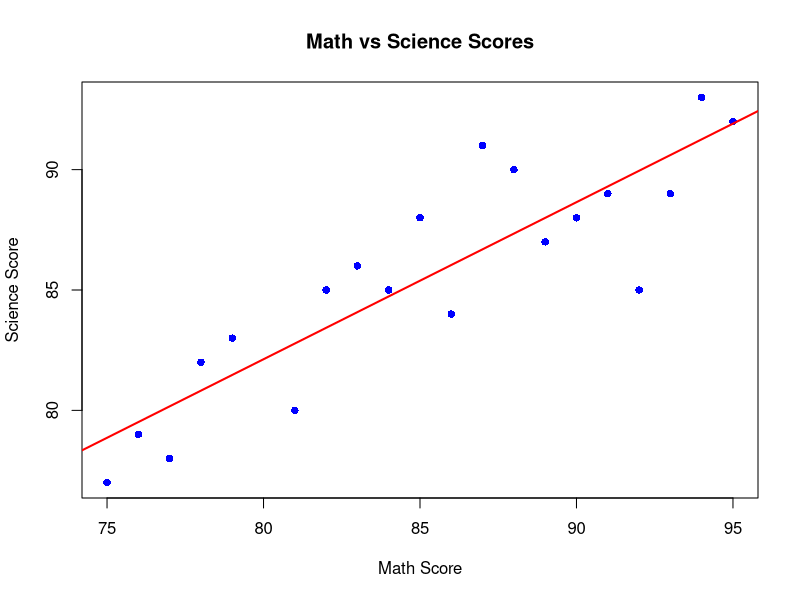
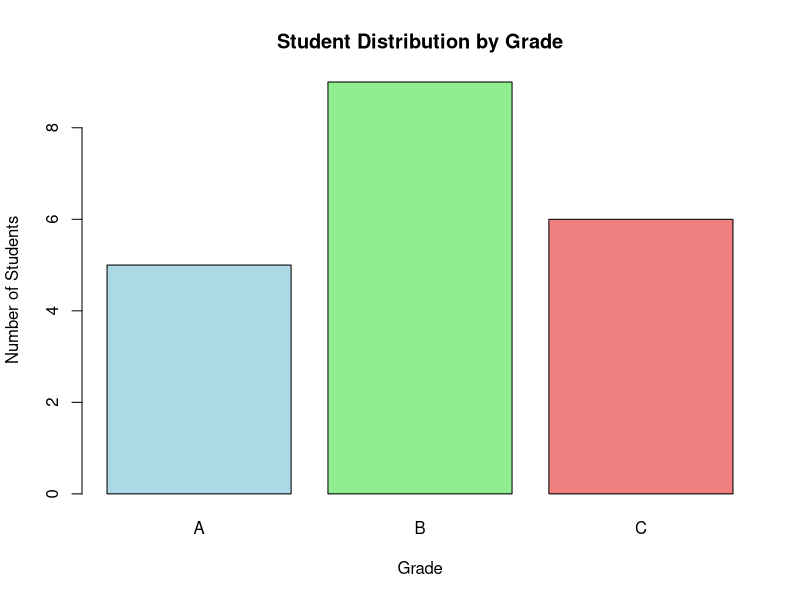
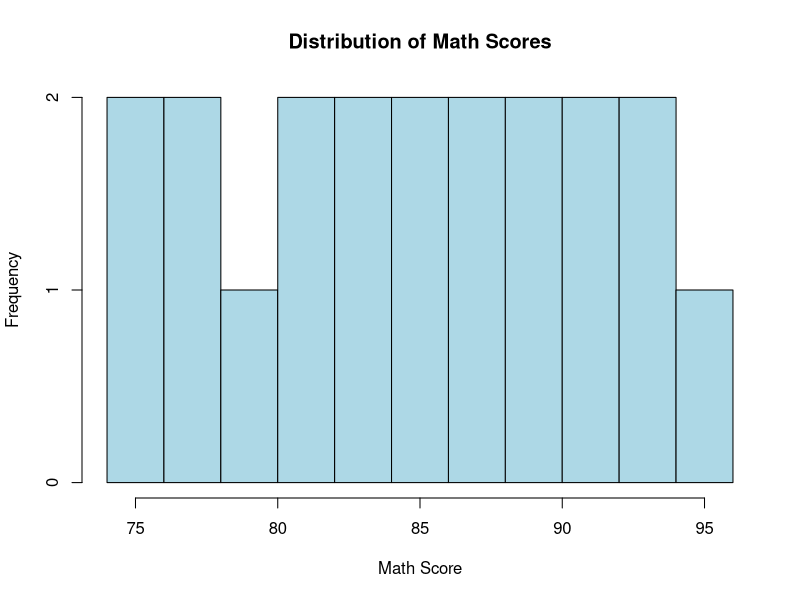
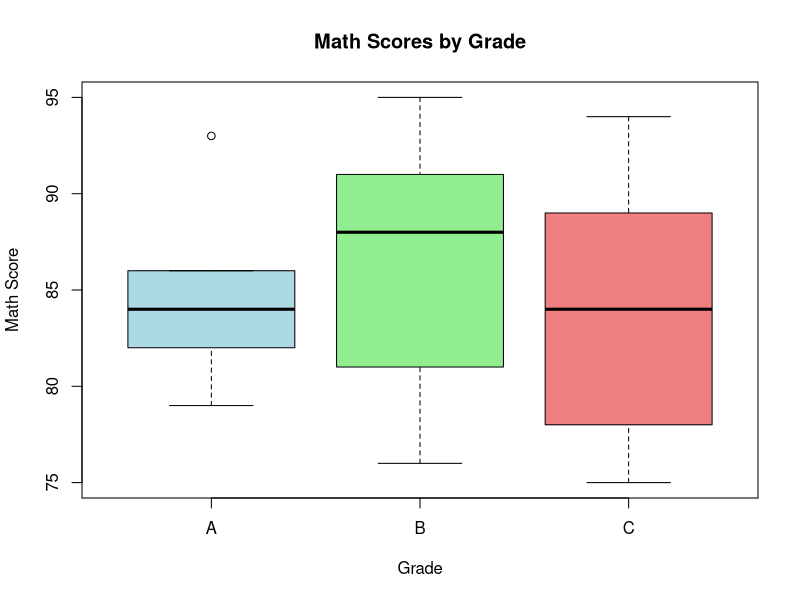
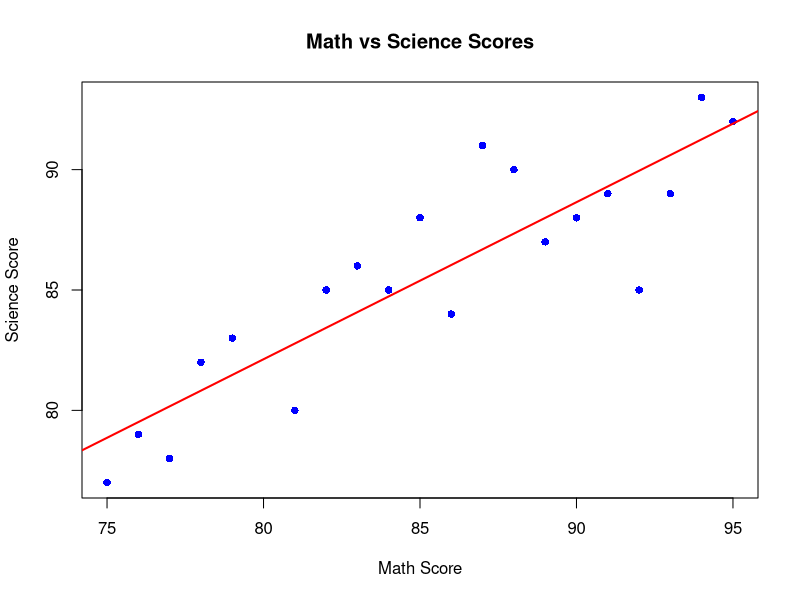
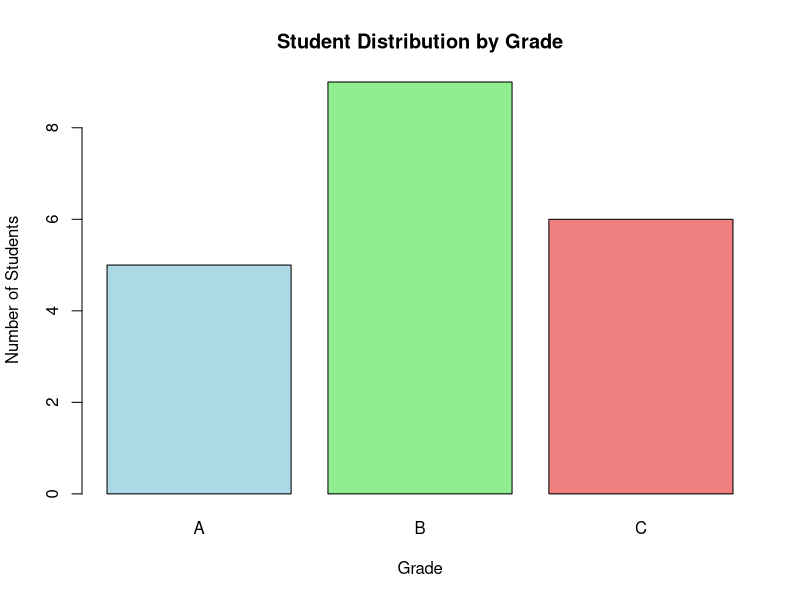

Here is the R script that generated these plots, in order:
## ---- chunk 1
knitr::opts_chunk$set(echo = TRUE, warning = FALSE, message = FALSE)
## ---- chunk 2
# Check current working directory
getwd()

# List files in current directory
list.files()
## ---- chunk 3
# Create output directory if it doesn't exist
output_dir <- "outputs"
if (!dir.exists(output_dir)) {
  dir.create(output_dir)
}

# Check the directory was created
list.files()

# Set output directory (optional - you can save directly to it)
# setwd(output_dir)
## ---- chunk 4
# Create simple data frame
student_data <- data.frame(
  student_id = 1:20,
  name = paste("Student", 1:20),
  math_score = c(85, 92, 78, 88, 95, 76, 82, 90, 87, 79,
                 93, 81, 89, 77, 94, 86, 83, 91, 75, 84),
  science_score = c(88, 85, 82, 90, 92, 79, 85, 88, 91, 83,
                    89, 80, 87, 78, 93, 84, 86, 89, 77, 85),
  grade = sample(c("A", "B", "C"), 20, replace = TRUE)
)

# View the data
head(student_data)
## ---- chunk 5
# Simple scatter plot
plot(student_data$math_score, student_data$science_score,
     main = "Math vs Science Scores",
     xlab = "Math Score",
     ylab = "Science Score",
     pch = 16,
     col = "blue")

# Add a trend line
abline(lm(science_score ~ math_score, data = student_data), 
       col = "red", lwd = 2)
## ---- chunk 6
# Count of students by grade
grade_counts <- table(student_data$grade)

# Create bar plot
barplot(grade_counts,
        main = "Student Distribution by Grade",
        xlab = "Grade",
        ylab = "Number of Students",
        col = c("lightblue", "lightgreen", "lightcoral"))
## ---- chunk 7
# Histogram of math scores
hist(student_data$math_score,
     main = "Distribution of Math Scores",
     xlab = "Math Score",
     ylab = "Frequency",
     col = "lightblue",
     border = "black",
     breaks = 8)
## ---- chunk 8
# Box plot comparing scores by grade
boxplot(math_score ~ grade, data = student_data,
        main = "Math Scores by Grade",
        xlab = "Grade",
        ylab = "Math Score",
        col = c("lightblue", "lightgreen", "lightcoral"))
## ---- chunk 9
# Set up output directory for saving
output_path <- "outputs"

# Save scatter plot
png(file.path(output_path, "scatter_plot.png"), width = 600, height = 400)
plot(student_data$math_score, student_data$science_score,
     main = "Math vs Science Scores",
     xlab = "Math Score",
     ylab = "Science Score",
     pch = 16,
     col = "blue")
abline(lm(science_score ~ math_score, data = student_data), 
       col = "red", lwd = 2)
dev.off()

# Save bar plot
png(file.path(output_path, "grade_distribution.png"), width = 600, height = 400)
grade_counts <- table(student_data$grade)
barplot(grade_counts,
        main = "Student Distribution by Grade",
        xlab = "Grade",
        ylab = "Number of Students",
        col = c("lightblue", "lightgreen", "lightcoral"))
dev.off()

# Check what was saved
list.files(output_path)
## ---- chunk 10
# Summary statistics
summary(student_data[, c("math_score", "science_score")])

# Calculate correlations
cor(student_data$math_score, student_data$science_score)

# Average scores by grade
aggregate(cbind(math_score, science_score) ~ grade, 
          data = student_data, mean)
## ---- chunk 11
# View data
head(student_data)      # First 6 rows
tail(student_data)      # Last 6 rows
str(student_data)       # Structure of data
names(student_data)     # Column names

# Install and load packages
# install.packages("ggplot2")  # Install package
# library(ggplot2)             # Load package
## ---- chunk 12
# Save data
write.csv(student_data, file.path(output_path, "student_data.csv"), row.names = FALSE)

# Read data (example)
# my_data <- read.csv("data/my_file.csv")

# List files
list.files()
list.files(output_path)
